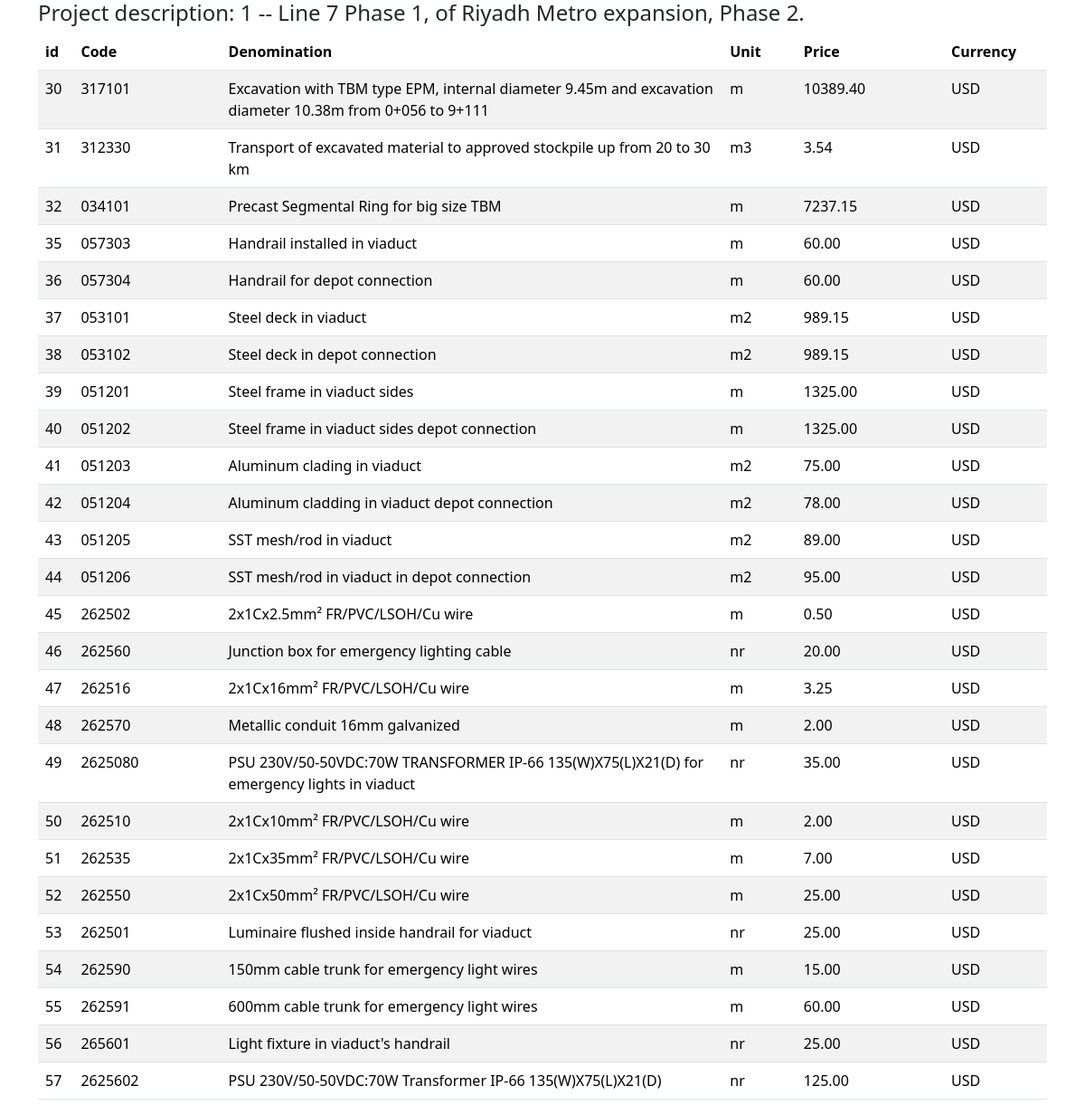
The app's page /task_report/ (signed in) with its own data.
### prices/models.py (models this page shows)
class Task(models.Model):
    code = models.CharField(max_length=20, default="LNNN.NNN", unique=True)
    name = models.CharField(max_length=255)
    project = models.ForeignKey('tasks.Project', on_delete=models.CASCADE)
    unit = models.CharField(max_length=5)  # e.g., m3, etc.
    price = models.DecimalField(max_digits=30, decimal_places=2, null=True, blank=True)
    currency = models.CharField(max_length=20, choices=[
        ('EUR', 'Euros'),
        ('USD', 'Dollars'),
        ('SAR', 'SAR'),
        ('No currency', 'No currency'),
    ])
    components = models.ManyToManyField('Price', through='TaskComponent')

### reports/views.py (the view)
# urls.py: path('task_report/', views.task_report, name='task_report'),
def task_report(request):
    update_workpackage_totals()
    active_project = ActiveProject.objects.get(user=request.user)
    project_id = active_project.project_id
    project = Project.objects.get(id=project_id)
    tasks = Task.objects.all()
    return render(request, 'reports/task_report.html', {'project': project, 'tasks': tasks})

### reports/views.py (called while the page is built)
def update_workpackage_totals():
    work_packages = WorkPackage.objects.all()
    with transaction.atomic():
        for work_package in work_packages:
            chapter_totals = calculate_chapter_totals(work_packages)
            total_str = chapter_totals.get(work_package.name, 0.00)
            total = Decimal(total_str.replace(',', ''))
            WorkpackageTotals.objects.update_or_create(
                workpackage=work_package,
                defaults={'total': total}
            )

### reports/templates/reports/task_report.html (shortened to what this page needs)
<!DOCTYPE html>
<html lang="en">
<head>
  <link href="https://cdn.jsdelivr.net/npm/bootstrap@5.3.3/dist/css/bootstrap.min.css" rel="stylesheet">
</head>
<body>
  <div class="container">
    <div class="row">
      <div class="col-md-12">
        <table id="workpackage-list" class="table table-striped">
          <thead>
            <h4>Project description: {{ project.id }} -- {{ project.description }}</h4>
            <tr>
              <th style="width: 1%;">id</th>
              <th style="width: 10%;">Code</th>
              <th style="width: 34%;">Denomination</th>
              <th style="width: 5%;">Unit</th>
              <th style="width: 10%;">Price</th>
              <th style="width: 5%;">Currency</th>
            </tr>
          </thead>
          <tbody>
            {% for task in tasks %}
            <tr>
              <td style="width: 1%;">{{ task.id }}</td>
              <td style="width: 10%;">{{ task.code }}</td>
              <td style="width: 34%;">{{ task.name }}</td>
              <td style="width: 5%;">{{ task.unit }}</td>
              <td style="width: 10%;">{{ task.price }}</td>
              <td style="width: 5%;">{{ task.currency }}</td>
            </tr>
            {% endfor %}
          </tbody>
        </table>
      </div>
    </div>
  </div>
</body>
</html>

### records on screen
Task: id "30", code "317101", name "Excavation with TBM type EPM, internal diameter 9.45m and excavation diameter 10.38m from 0+056 to 9+111", unit "m", price "10389.40", currency "USD"
Task: id "31", code "312330", name "Transport of excavated material to approved stockpile up from 20 to 30 km", unit "m3", price "3.54", currency "USD"
Task: id "32", code "034101", name "Precast Segmental Ring for big size TBM", unit "m", price "7237.15", currency "USD"
Task: id "35", code "057303", name "Handrail installed in viaduct", unit "m", price "60.00", currency "USD"
Task: id "36", code "057304", name "Handrail for depot connection", unit "m", price "60.00", currency "USD"
Task: id "37", code "053101", name "Steel deck in viaduct", unit "m2", price "989.15", currency "USD"
Task: id "38", code "053102", name "Steel deck in depot connection", unit "m2", price "989.15", currency "USD"
Task: id "39", code "051201", name "Steel frame in viaduct sides", unit "m", price "1325.00", currency "USD"
Task: id "40", code "051202", name "Steel frame in viaduct sides depot connection", unit "m", price "1325.00", currency "USD"
Task: id "41", code "051203", name "Aluminum clading in viaduct", unit "m2", price "75.00", currency "USD"
Task: id "42", code "051204", name "Aluminum cladding in viaduct depot connection", unit "m2", price "78.00", currency "USD"
Task: id "43", code "051205", name "SST mesh/rod in viaduct", unit "m2", price "89.00", currency "USD"
Task: id "44", code "051206", name "SST mesh/rod in viaduct in depot connection", unit "m2", price "95.00", currency "USD"
Task: id "45", code "262502", name "2x1Cx2.5mm² FR/PVC/LSOH/Cu wire", unit "m", price "0.50", currency "USD"
Task: id "46", code "262560", name "Junction box for emergency lighting cable", unit "nr", price "20.00", currency "USD"
Task: id "47", code "262516", name "2x1Cx16mm² FR/PVC/LSOH/Cu wire", unit "m", price "3.25", currency "USD"
Task: id "48", code "262570", name "Metallic conduit 16mm galvanized", unit "m", price "2.00", currency "USD"
Task: id "49", code "2625080", name "PSU 230V/50-50VDC:70W TRANSFORMER IP-66 135(W)X75(L)X21(D) for emergency lights in viaduct", unit "nr", price "35.00", currency "USD"
Task: id "50", code "262510", name "2x1Cx10mm² FR/PVC/LSOH/Cu wire", unit "m", price "2.00", currency "USD"
Task: id "51", code "262535", name "2x1Cx35mm² FR/PVC/LSOH/Cu wire", unit "m", price "7.00", currency "USD"
Task: id "52", code "262550", name "2x1Cx50mm² FR/PVC/LSOH/Cu wire", unit "m", price "25.00", currency "USD"
Task: id "53", code "262501", name "Luminaire flushed inside handrail for viaduct", unit "nr", price "25.00", currency "USD"
Task: id "54", code "262590", name "150mm cable trunk for emergency light wires", unit "m", price "15.00", currency "USD"
Task: id "55", code "262591", name "600mm cable trunk for emergency light wires", unit "m", price "60.00", currency "USD"
Task: id "56", code "265601", name "Light fixture in viaduct's handrail", unit "nr", price "25.00", currency "USD"
Task: id "57", code "2625602", name "PSU 230V/50-50VDC:70W Transformer IP-66 135(W)X75(L)X21(D)", unit "nr", price "125.00", currency "USD"
